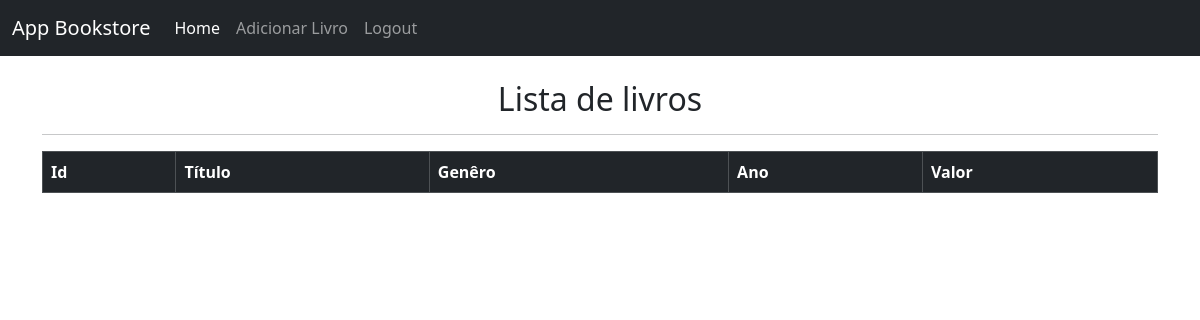
The app's page / (signed in), older data.
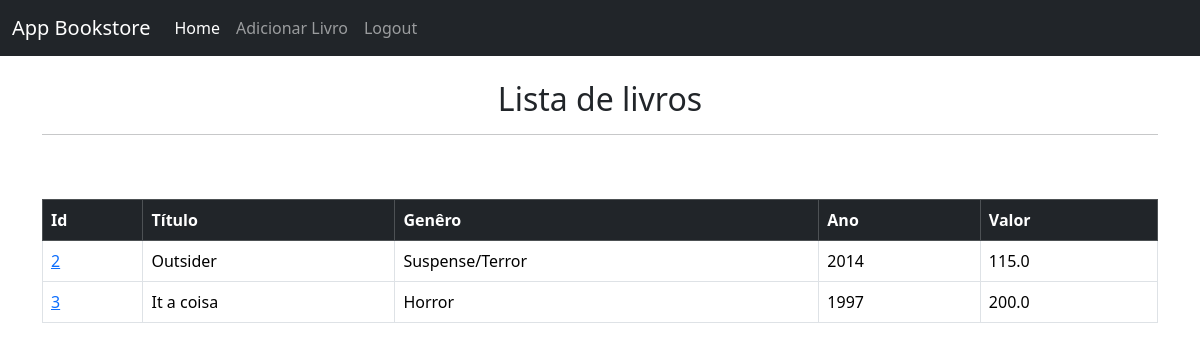
The same page, newer data.
### Bookstore/models.py (models this page shows, shortened)
class Book(models.Model):
    created_at = models.DateTimeField(auto_now_add=True)
    title = models.CharField(max_length=50)
    description = models.CharField(max_length=200)
    year = models.IntegerField()
    genre = models.CharField(max_length=30)
    value = models.FloatField()

### Bookstore/views.py (the view)
# urls.py: path("", home, name="home"),
def home(request):
    books = Book.objects.all()
    if request.method == "POST":
        username = request.POST["usuario"]
        password = request.POST["senha"]
        user = authenticate(
            request,
            username=username,
            password=password
        )
        if user is not None:
            login(request, user)
            messages.success(request, "Login efetuado com sucesso!")
            return redirect("home")
        else:
            messages.error(request, "Erro na autenticação! Tente novamente!")
            return redirect("home")
    else:
        return render(request, "home.html", {"books": books})

### Bookstore/templates/home.html (shortened to what this page needs)
{% extends 'base.html' %}
{% block content %}
    {% if user.is_authenticated %}
        <h2 class="text-center">Lista de livros</h2>
        <hr>
        <table class="table table-bordered table-hover">
            <thead class="table-dark">
                <tr>
                    <th>Id</th>
                    <th>Título</th>
                    <th>Genêro</th>
                    <th>Ano</th>
                    <th>Valor</th>
                </tr>
            </thead>
            <tbody>
                {% if books %}
                    {% for book in books %}
                        <tr>
                            <td><a href="{% url 'book' book.id %}">{{ book.id }}</a></td>
                            <td>{{ book.title }}</td>
                            <td>{{ book.genre }}</td>
                            <td>{{ book.year }}</td>
                            <td>{{ book.value }}</td>
                        </tr>
                        <br>
                    {% endfor %}
                {% endif %}
            </tbody>
        </table>
    {% endif %}
{% endblock %}

### Bookstore/templates/base.html (shortened to what this page needs)
<!DOCTYPE html>
<html lang="en">
<head>
    <link href="https://cdn.jsdelivr.net/npm/bootstrap@5.3.3/dist/css/bootstrap.min.css" rel="stylesheet">
</head>
<body>
    {% include 'navbar.html' %}
    <div class="container">
        <br>
        {% block content %}
        {% endblock %}
    </div>
</body>
</html>

### Bookstore/templates/navbar.html (shortened to what this page needs)
<nav class="navbar navbar-expand-lg navbar-dark bg-dark">
    <div class="container-fluid">
      <a class="navbar-brand" href="{% url 'home' %}">App Bookstore</a>
      <div class="collapse navbar-collapse" id="navbarSupportedContent">
        <ul class="navbar-nav me-auto mb-2 mb-lg-0">
          <li class="nav-item">
            <a class="nav-link active" aria-current="page" href="{% url 'home' %}">Home</a>
          </li>
          {% if user.is_authenticated %}
            <li class="nav-item">
              <a class="nav-link" href="{% url 'add_book' %}">Adicionar Livro</a>
            </li>
            <li class="nav-item">
              <a class="nav-link" href="{% url 'logout' %}">Logout</a>
            </li>
          {% endif %}
        </ul>
      </div>
    </div>
  </nav>

Row changes from the older to the newer data that the page shows:
added Book: id "2", title "Outsider", genre "Suspense/Terror", year "2014", value "115.0"
added Book: id "3", title "It a coisa", genre "Horror", year "1997", value "200.0"
